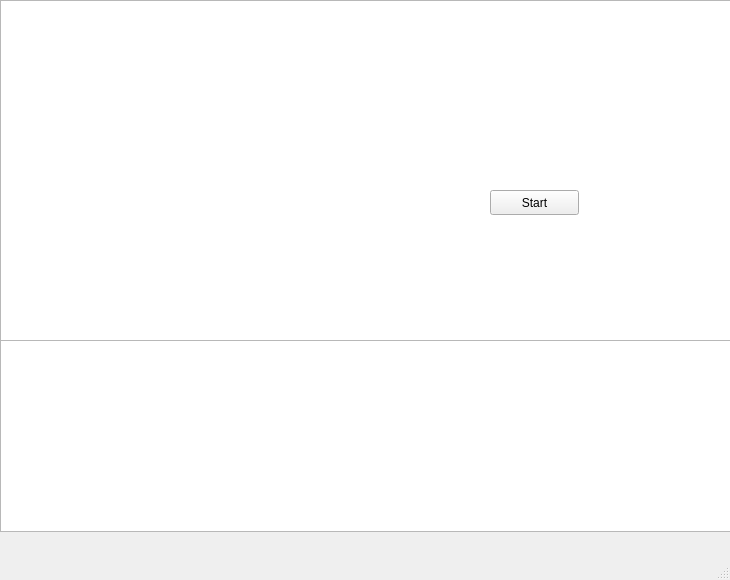
<?xml version="1.0" encoding="UTF-8"?>
<ui version="4.0">
 <class>MainWindow</class>
 <widget class="QMainWindow" name="MainWindow">
  <property name="geometry">
   <rect>
    <x>0</x>
    <y>0</y>
    <width>730</width>
    <height>580</height>
   </rect>
  </property>
  <property name="windowTitle">
   <string>MainWindow</string>
  </property>
  <property name="windowIcon">
   <iconset>
    <normaloff>assets/img/dancing_wario.gif</normaloff>assets/img/dancing_wario.gif</iconset>
  </property>
  <widget class="QWidget" name="centralwidget">
   <widget class="QLabel" name="title_image">
    <property name="geometry">
     <rect>
      <x>210</x>
      <y>10</y>
      <width>481</width>
      <height>121</height>
     </rect>
    </property>
    <property name="text">
     <string/>
    </property>
   </widget>
   <widget class="QLabel" name="wario_gif">
    <property name="enabled">
     <bool>true</bool>
    </property>
    <property name="geometry">
     <rect>
      <x>10</x>
      <y>10</y>
      <width>271</width>
      <height>301</height>
     </rect>
    </property>
    <property name="text">
     <string/>
    </property>
   </widget>
   <widget class="QGraphicsView" name="graphicsView">
    <property name="geometry">
     <rect>
      <x>0</x>
      <y>0</y>
      <width>731</width>
      <height>341</height>
     </rect>
    </property>
    <property name="verticalScrollBarPolicy">
     <enum>Qt::ScrollBarAlwaysOff</enum>
    </property>
    <property name="horizontalScrollBarPolicy">
     <enum>Qt::ScrollBarAlwaysOff</enum>
    </property>
   </widget>
   <widget class="QGraphicsView" name="graphicsView_2">
    <property name="geometry">
     <rect>
      <x>0</x>
      <y>340</y>
      <width>731</width>
      <height>192</height>
     </rect>
    </property>
   </widget>
   <widget class="QPushButton" name="startButton">
    <property name="geometry">
     <rect>
      <x>490</x>
      <y>190</y>
      <width>89</width>
      <height>25</height>
     </rect>
    </property>
    <property name="text">
     <string>Start</string>
    </property>
   </widget>
   <zorder>graphicsView_2</zorder>
   <zorder>title_image</zorder>
   <zorder>graphicsView</zorder>
   <zorder>wario_gif</zorder>
   <zorder>startButton</zorder>
  </widget>
  <widget class="QMenuBar" name="menubar">
   <property name="geometry">
    <rect>
     <x>0</x>
     <y>0</y>
     <width>730</width>
     <height>22</height>
    </rect>
   </property>
  </widget>
  <widget class="QStatusBar" name="statusbar"/>
 </widget>
 <resources/>
 <connections/>
</ui>
